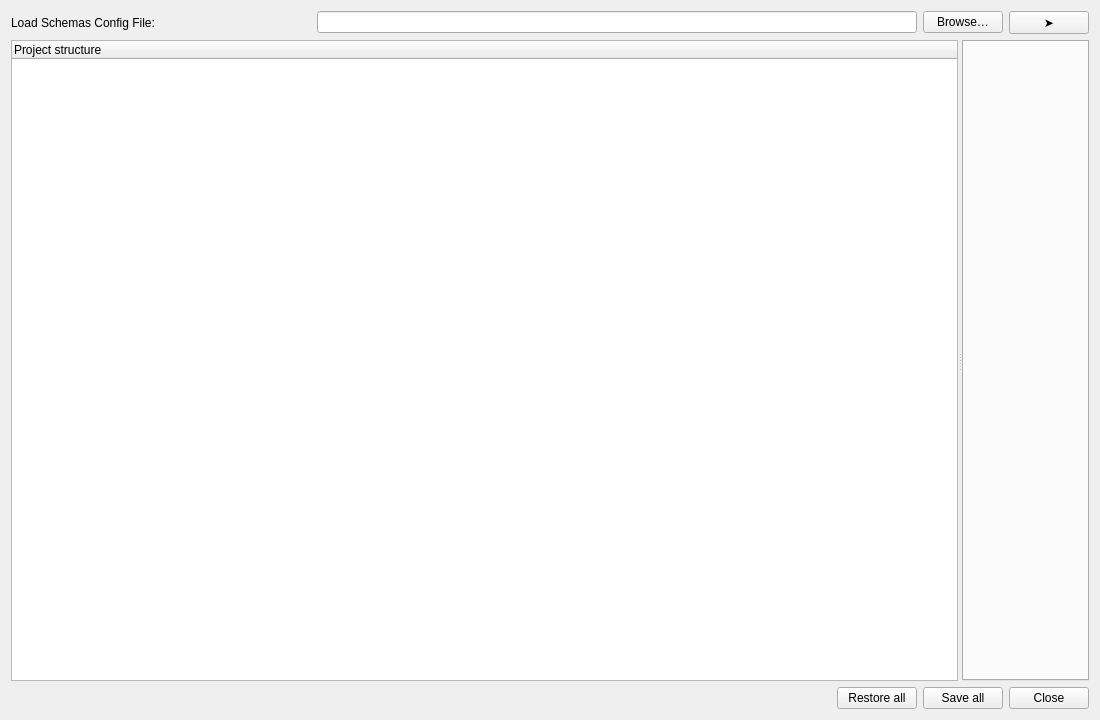
<?xml version="1.0" encoding="UTF-8"?>
<ui version="4.0">
 <class>ConfigurationDialog</class>
 <widget class="QDialog" name="ConfigurationDialog">
  <property name="geometry">
   <rect>
    <x>0</x>
    <y>0</y>
    <width>1100</width>
    <height>720</height>
   </rect>
  </property>
  <property name="windowTitle">
   <string>Namelist configuration</string>
  </property>
  <layout class="QVBoxLayout" name="rootLayout">
   <item>
    <layout class="QHBoxLayout" name="schemasConfigLayout" stretch="1,2,0,0">
     <item>
      <widget class="QLabel" name="sourceLabel_loadSchemasConfigFile">
       <property name="maximumSize">
        <size>
         <width>16777215</width>
         <height>16777215</height>
        </size>
       </property>
       <property name="text">
        <string>Load Schemas Config File:</string>
       </property>
      </widget>
     </item>
     <item>
      <widget class="QLineEdit" name="lineEdit_pathSchemasConfigFile"/>
     </item>
     <item>
      <widget class="QPushButton" name="browseButton_browseSchemasConfigFile">
       <property name="autoDefault"><bool>false</bool></property>
       <property name="text">
        <string>Browse…</string>
       </property>
      </widget>
     </item>
     <item>
      <widget class="QPushButton" name="browseButton_scanSchemasConfigFile">
       <property name="autoDefault"><bool>false</bool></property>
       <property name="text">
        <string>➤</string>
       </property>
      </widget>
     </item>
    </layout>
   </item>
   <item>
    <widget class="QSplitter" name="splitter">
     <property name="sizePolicy">
      <sizepolicy hsizetype="Expanding" vsizetype="Expanding">
       <horstretch>0</horstretch>
       <verstretch>0</verstretch>
      </sizepolicy>
     </property>
     <property name="orientation">
      <enum>Qt::Horizontal</enum>
     </property>
     <widget class="QTreeWidget" name="treeWidget_projectStructure">
      <property name="sizePolicy">
       <sizepolicy hsizetype="Expanding" vsizetype="Expanding">
        <horstretch>1</horstretch>
        <verstretch>0</verstretch>
       </sizepolicy>
      </property>
      <property name="minimumSize">
       <size>
        <width>260</width>
        <height>0</height>
       </size>
      </property>
      <column>
       <property name="text">
        <string>Project structure</string>
       </property>
      </column>
      <column>
       <property name="text">
        <string/>
       </property>
      </column>
     </widget>
     <widget class="QTabWidget" name="tabs">
      <property name="sizePolicy">
       <sizepolicy hsizetype="Expanding" vsizetype="Expanding">
        <horstretch>3</horstretch>
        <verstretch>0</verstretch>
       </sizepolicy>
      </property>
     </widget>
    </widget>
   </item>
   <item>
    <layout class="QHBoxLayout" name="dialogActionsLayout">
     <item>
      <spacer name="actionSpacer">
       <property name="orientation">
        <enum>Qt::Horizontal</enum>
       </property>
       <property name="sizeHint" stdset="0">
        <size>
         <width>40</width>
         <height>20</height>
        </size>
       </property>
      </spacer>
     </item>
     <item>
      <widget class="QPushButton" name="restoreAllButton">
       <property name="autoDefault"><bool>false</bool></property>
       <property name="text">
        <string>Restore all</string>
       </property>
      </widget>
     </item>
     <item>
      <widget class="QPushButton" name="saveAllButton">
       <property name="autoDefault"><bool>false</bool></property>
       <property name="text">
        <string>Save all</string>
       </property>
      </widget>
     </item>
     <item>
      <widget class="QPushButton" name="closeButton">
       <property name="autoDefault"><bool>false</bool></property>
       <property name="text">
        <string>Close</string>
       </property>
      </widget>
     </item>
    </layout>
   </item>
  </layout>
 </widget>
 <resources/>
 <connections/>
</ui>
